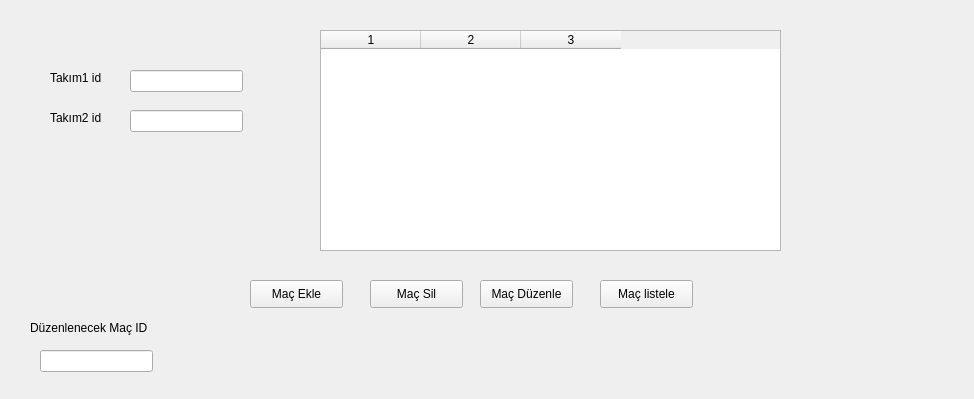
<?xml version="1.0" encoding="UTF-8"?>
<ui version="4.0">
 <class>Form</class>
 <widget class="QWidget" name="Form">
  <property name="geometry">
   <rect>
    <x>0</x>
    <y>0</y>
    <width>974</width>
    <height>399</height>
   </rect>
  </property>
  <property name="windowTitle">
   <string>Form</string>
  </property>
  <widget class="QPushButton" name="pushButton_macEkle">
   <property name="geometry">
    <rect>
     <x>250</x>
     <y>280</y>
     <width>93</width>
     <height>28</height>
    </rect>
   </property>
   <property name="text">
    <string>Maç Ekle</string>
   </property>
  </widget>
  <widget class="QPushButton" name="pushButton_macSil">
   <property name="geometry">
    <rect>
     <x>370</x>
     <y>280</y>
     <width>93</width>
     <height>28</height>
    </rect>
   </property>
   <property name="text">
    <string>Maç Sil</string>
   </property>
  </widget>
  <widget class="QPushButton" name="pushButton_macDuzenle">
   <property name="geometry">
    <rect>
     <x>480</x>
     <y>280</y>
     <width>93</width>
     <height>28</height>
    </rect>
   </property>
   <property name="text">
    <string>Maç Düzenle</string>
   </property>
  </widget>
  <widget class="QPushButton" name="pushButton_macListele">
   <property name="geometry">
    <rect>
     <x>600</x>
     <y>280</y>
     <width>93</width>
     <height>28</height>
    </rect>
   </property>
   <property name="text">
    <string>Maç listele</string>
   </property>
  </widget>
  <widget class="QTableWidget" name="tableWidget">
   <property name="geometry">
    <rect>
     <x>320</x>
     <y>30</y>
     <width>461</width>
     <height>221</height>
    </rect>
   </property>
   <property name="columnCount">
    <number>3</number>
   </property>
   <column/>
   <column/>
   <column/>
  </widget>
  <widget class="QLabel" name="label">
   <property name="geometry">
    <rect>
     <x>50</x>
     <y>70</y>
     <width>71</width>
     <height>16</height>
    </rect>
   </property>
   <property name="text">
    <string>Takım1 id</string>
   </property>
  </widget>
  <widget class="QLabel" name="label_2">
   <property name="geometry">
    <rect>
     <x>50</x>
     <y>110</y>
     <width>71</width>
     <height>16</height>
    </rect>
   </property>
   <property name="text">
    <string>Takım2 id</string>
   </property>
  </widget>
  <widget class="QLineEdit" name="lineEdit_takim1">
   <property name="geometry">
    <rect>
     <x>130</x>
     <y>70</y>
     <width>113</width>
     <height>22</height>
    </rect>
   </property>
  </widget>
  <widget class="QLineEdit" name="lineEdit_takim2">
   <property name="geometry">
    <rect>
     <x>130</x>
     <y>110</y>
     <width>113</width>
     <height>22</height>
    </rect>
   </property>
  </widget>
  <widget class="QLabel" name="label_3">
   <property name="geometry">
    <rect>
     <x>30</x>
     <y>320</y>
     <width>131</width>
     <height>16</height>
    </rect>
   </property>
   <property name="text">
    <string>Düzenlenecek Maç ID</string>
   </property>
  </widget>
  <widget class="QLineEdit" name="lineEdit_duzenelencekmacid">
   <property name="geometry">
    <rect>
     <x>40</x>
     <y>350</y>
     <width>113</width>
     <height>22</height>
    </rect>
   </property>
  </widget>
 </widget>
 <resources/>
 <connections/>
</ui>
